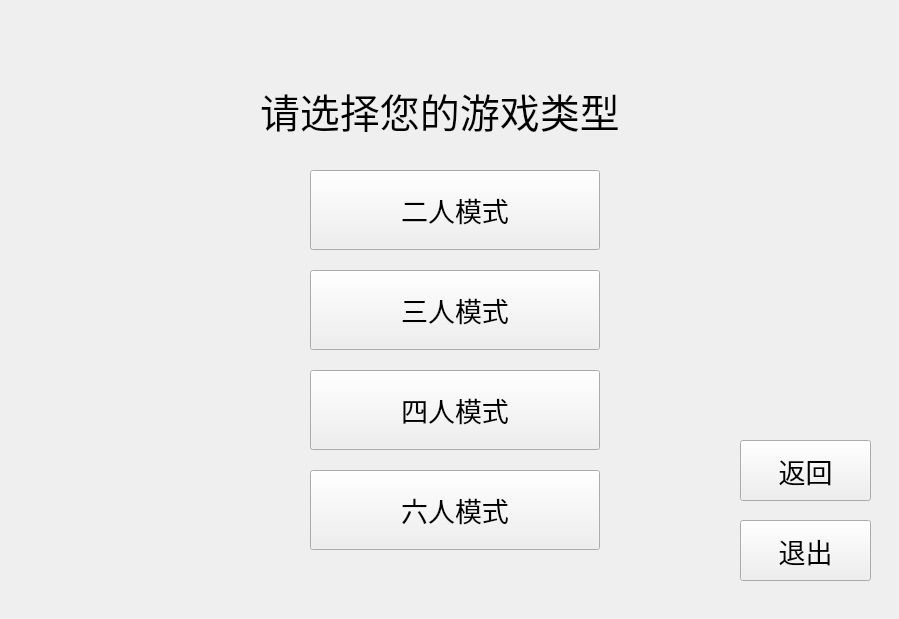
<?xml version="1.0" encoding="UTF-8"?>
<ui version="4.0">
 <class>computer</class>
 <widget class="QWidget" name="computer">
  <property name="geometry">
   <rect>
    <x>0</x>
    <y>0</y>
    <width>899</width>
    <height>619</height>
   </rect>
  </property>
  <property name="windowTitle">
   <string>Form</string>
  </property>
  <widget class="QLabel" name="label">
   <property name="geometry">
    <rect>
     <x>260</x>
     <y>60</y>
     <width>481</width>
     <height>101</height>
    </rect>
   </property>
   <property name="font">
    <font>
     <pointsize>30</pointsize>
    </font>
   </property>
   <property name="text">
    <string>请选择您的游戏类型</string>
   </property>
  </widget>
  <widget class="QPushButton" name="pushButton">
   <property name="geometry">
    <rect>
     <x>310</x>
     <y>170</y>
     <width>290</width>
     <height>80</height>
    </rect>
   </property>
   <property name="font">
    <font>
     <pointsize>20</pointsize>
    </font>
   </property>
   <property name="text">
    <string>二人模式</string>
   </property>
  </widget>
  <widget class="QPushButton" name="pushButton_2">
   <property name="geometry">
    <rect>
     <x>310</x>
     <y>270</y>
     <width>290</width>
     <height>80</height>
    </rect>
   </property>
   <property name="font">
    <font>
     <pointsize>20</pointsize>
    </font>
   </property>
   <property name="text">
    <string>三人模式</string>
   </property>
  </widget>
  <widget class="QPushButton" name="pushButton_3">
   <property name="geometry">
    <rect>
     <x>310</x>
     <y>370</y>
     <width>290</width>
     <height>80</height>
    </rect>
   </property>
   <property name="font">
    <font>
     <pointsize>20</pointsize>
    </font>
   </property>
   <property name="text">
    <string>四人模式</string>
   </property>
  </widget>
  <widget class="QPushButton" name="pushButton_4">
   <property name="geometry">
    <rect>
     <x>310</x>
     <y>470</y>
     <width>290</width>
     <height>80</height>
    </rect>
   </property>
   <property name="font">
    <font>
     <pointsize>20</pointsize>
    </font>
   </property>
   <property name="text">
    <string>六人模式</string>
   </property>
  </widget>
  <widget class="QPushButton" name="pushButton_5">
   <property name="geometry">
    <rect>
     <x>740</x>
     <y>520</y>
     <width>131</width>
     <height>61</height>
    </rect>
   </property>
   <property name="font">
    <font>
     <pointsize>20</pointsize>
    </font>
   </property>
   <property name="text">
    <string>退出</string>
   </property>
  </widget>
  <widget class="QPushButton" name="pushButton_6">
   <property name="geometry">
    <rect>
     <x>740</x>
     <y>440</y>
     <width>131</width>
     <height>61</height>
    </rect>
   </property>
   <property name="font">
    <font>
     <pointsize>20</pointsize>
    </font>
   </property>
   <property name="text">
    <string>返回</string>
   </property>
  </widget>
 </widget>
 <resources/>
 <connections/>
</ui>
